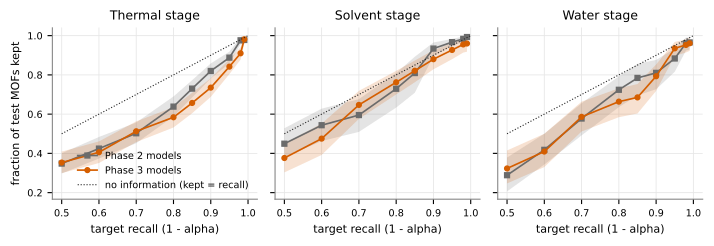

The script that drew this image:
"""Fig 3: fraction of test MOFs kept vs target recall for the per-stage split conformal rule (group-aware; 95% CI over test groups)."""
import sys
sys.path.insert(0, "figures")
from common import *

C2, C3 = load(P2 + "conformal.json"), load(P3 + "conformal.json")
fig, axes = plt.subplots(1, 3, figsize=(7.2, 2.5), sharey=True)
for ax, t in zip(axes, TASKS):
    for C, col, mk, lab in ((C2, GREY, "s", "Phase 2 models"), (C3, ORANGE, "o", "Phase 3 models")):
        c = C[f"group_{t}"]["curve"]; x = [r["target_recall"] for r in c]
        ax.fill_between(x, [r["kept_lo"] for r in c], [r["kept_hi"] for r in c], color=col, alpha=0.18, lw=0)
        ax.plot(x, [r["kept_fraction"] for r in c], marker=mk, color=col, ms=3.5, lw=1.2, label=lab)
    ax.plot([0.5, 1], [0.5, 1], color=INK, lw=0.8, ls=":", label="no information (kept = recall)")
    ax.set_title(TITLE[t]); ax.set_xlabel("target recall (1 - alpha)")
axes[0].set_ylabel("fraction of test MOFs kept"); axes[0].legend(frameon=False, loc="lower right")
fig.tight_layout(); save(fig, "fig3_kept_vs_recall")
